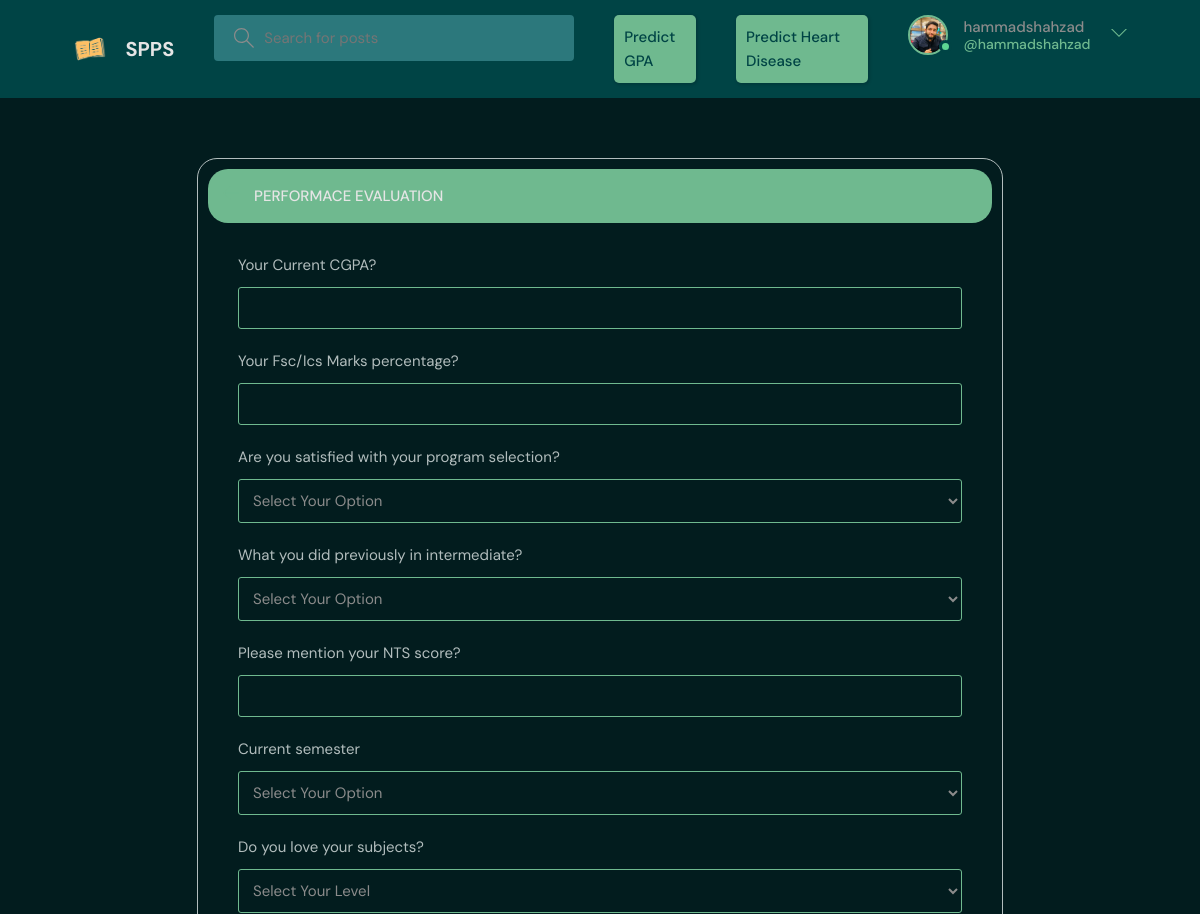
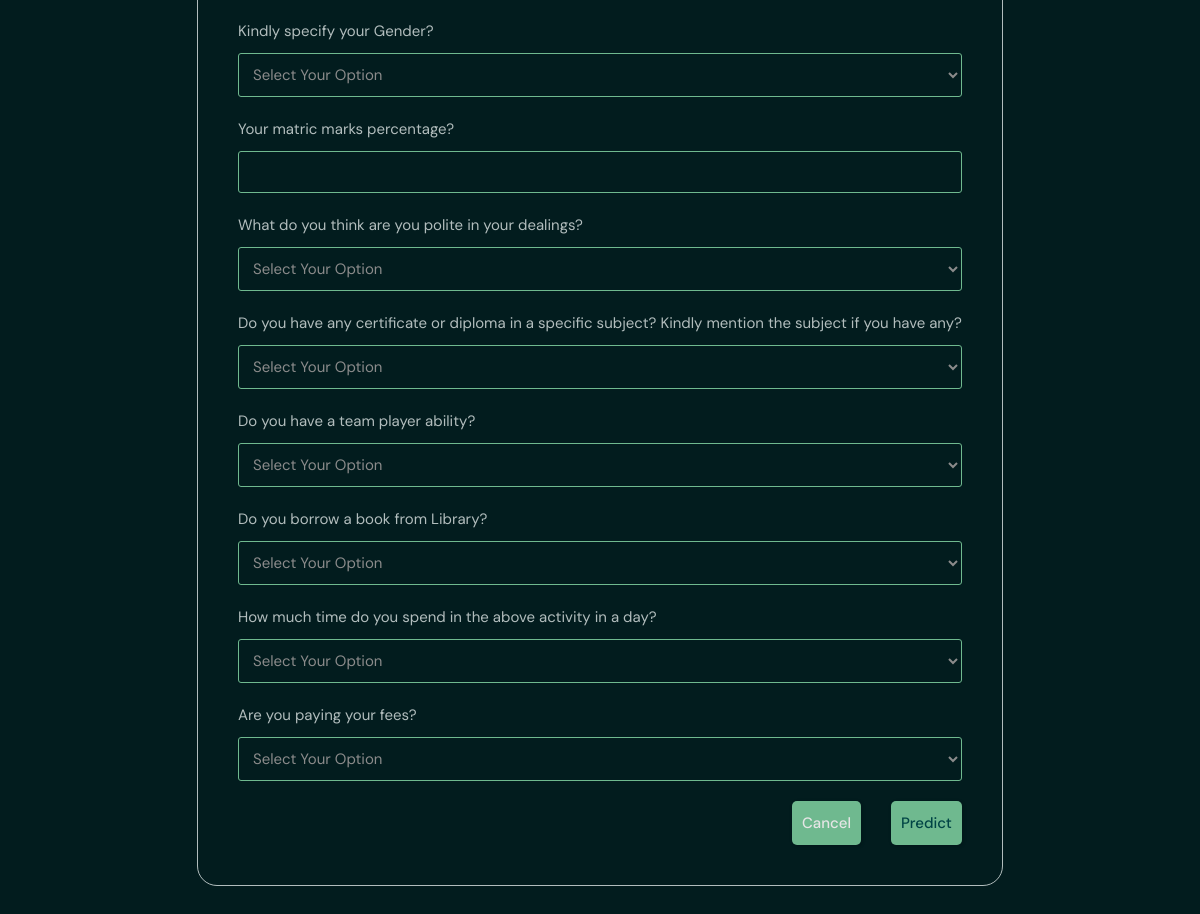
Page /predict-gpa (signed in) on the committed database (2 pictures, top to bottom).
### base/models.py (models this page shows)
class User(AbstractUser):
    name = models.CharField(max_length=200, null=True)
    email = models.EmailField(max_length=200, unique=True)
    bio = models.TextField(max_length=255, null=True)
    avatar = models.ImageField(null = True, default='avatar.svg')
    USERNAME_FIELD = 'email'
    REQUIRED_FIELDS = []

### base/views.py (the view)
# urls.py: path('predict-gpa', views.predict_gpa , name='predict-gpa'),
def predict_gpa(request):
    model = load('model1.sav')
    user_values = []
    gpa = None
    if request.method == 'POST':
        for name in gpa_fields_names:
            user_values.append(float(request.POST.get(name)))
        gpa = model.predict([user_values])
        return render(request, 'base/gpa_page.html', {'gpa': gpa[0]})
    context = {'gpa': gpa}
    return render(request, 'base/gpa_form.html', context)

### base/templates/base/gpa_form.html (shortened to what this page needs)
{% extends 'base.html' %} {% block content %}
<main class="gpa-form">
  <div class="gpa-form-inner1">
    <div class="gpa-form-inner2">
      <div class="layout__boxHeader __modifier">
        <div class="layout__boxTitle">
          <a href="{{request.META.HTTP_REFERER}}">
            <svg
              version="1.1"
              xmlns="http://www.w3.org/2000/svg"
              width="32"
              height="32"
              viewBox="0 0 32 32"
            >
              <title>arrow-left</title>
              <path
                d="M13.723 2.286l-13.723 13.714 13.719 13.714 1.616-1.611-10.96-10.96h27.625v-2.286h-27.625l10.965-10.965-1.616-1.607z"
              ></path>
            </svg>
          </a>
          <h3>Performace Evaluation</h3>
        </div>
      </div>
      <div class="layout__body">
        <form class="form" action="" method="POST">
          <div class="form__group">
            <label for="room_name">Your Current CGPA?</label>
            <input type="text" required name="A" />
          </div>
          <div class="form__group">
            <label for="room_name">Your Fsc/Ics Marks percentage?</label>
            <input type="text" required name="B" />
          </div>
          <div class="form__group">
            <label for="room_name"
              >Are you satisfied with your program selection?</label
            >
            <select required name="C">
              <option value="">Select Your Option</option>
            </select>
          </div>
          <div class="form__group">
            <label for="room_name"
              >What you did previously in intermediate?</label
            >
            <select required name="D">
              <option value="">Select Your Option</option>
            </select>
          </div>
          <div class="form__group">
            <label for="room_name">Please mention your NTS score?</label>
            <input type="text" required name="E" />
          </div>
          <div class="form__group">
            <label for="room_name">Current semester</label>
            <select required name="F">
              <option value="">Select Your Option</option>
            </select>
          </div>
          <div class="form__group">
            <label for="room_name">Do you love your subjects?</label>
            <select required name="G">
              <option value="">Select Your Level</option>
            </select>
          </div>
          <div class="form__group">
            <label for="room_name"> Kindly specify your Gender?</label>
            <select required name="H">
              <option value="">Select Your Option</option>
            </select>
          </div>
          <div class="form__group">
            <label for="room_name">Your matric marks percentage?</label>
            <input type="text" required name="I" />
          </div>
          <div class="form__group">
            <label for="room_name"
              >What do you think are you polite in your dealings?</label
            >
            <select required name="J">
              <option value="">Select Your Option</option>
            </select>
          </div>
          <div class="form__group">
            <label for="room_name"
              >Do you have any certificate or diploma in a specific subject?
              Kindly mention the subject if you have any?</label
            >
            <select required name="K">
              <option value="">Select Your Option</option>
            </select>
          </div>
          <div class="form__group">
            <label for="room_name">Do you have a team player ability?</label>
            <select required name="L">
              <option value="">Select Your Option</option>
            </select>
          </div>
          <div class="form__group">
            <label for="room_name">Do you borrow a book from Library?</label>
            <select required name="M">
              <option value="">Select Your Option</option>
            </select>
          </div>
          <div class="form__group">
            <label for="room_name"
              >How much time do you spend in the above activity in a day?</label
            >
            <select required name="N">
              <option value="">Select Your Option</option>
            </select>
          </div>
          <div class="form__group">
            <label for="room_name">Are you paying your fees?</label>
            <select required name="O">
              <option value="">Select Your Option</option>
            </select>
          </div>
          <div class="form__action">
            <a class="btn btn--dark" href="{{request.META.HTTP_REFERER}}"
              >Cancel</a
            >
            <button class="btn btn--main" type="submit">Predict</button>
          </div>
        </form>
      </div>
    </div>
  </div>
</main>
{% endblock content %}

### templates/includes/navbar.html (shortened to what this page needs)
{% load static %}
<header class="header header--loggedIn">
  <div class="container">
    <a href="{% url 'home' %}" class="header__logo">
      <img src="{% static 'images/logo_final0.1.png' %}" />
      <h1>SPPS</h1>
    </a>
    <form class="header__search" method="GET" action="{% url 'home' %}">
      <label>
        <input name="q" placeholder="Search for posts" />
      </label>
    </form>
    <a class="btn btn--main" href="{% url 'predict-gpa' %}">
      Predict GPA
    </a>
    <a class="btn btn--main" href="{% url 'predict-category' %}">
      Predict Heart Disease
    </a>
    <nav class="header__menu">
      {% if request.user.is_authenticated %}
      <div class="header__user">
        <a href="{% url 'update-user' %}">
          <div class="avatar avatar--medium active">
            <img src="{{request.user.avatar.url}}" />
          </div>
          <p>
            {{request.user.username}} <span>@{{request.user.username}}</span>
          </p>
        </a>
        <button class="dropdown-button">
          <svg
            version="1.1"
            xmlns="http://www.w3.org/2000/svg"
            width="32"
            height="32"
            viewBox="0 0 32 32"
          >
            <title>chevron-down</title>
            <path d="M16 21l-13-13h-3l16 16 16-16h-3l-13 13z"></path>
          </svg>
        </button>
      </div>
      {% else %}
      <a href="{% url 'login' %}">
        <img src="{% static 'images/avatar.svg' %}" />
        <p>Login</p>
      </a>
      {% endif %}
    </nav>
  </div>
</header>

### rows in the picture
User: user.avatar (picture), user.username "hammadshahzad"
